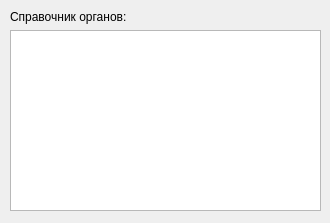
<?xml version="1.0" encoding="UTF-8"?>
<ui version="4.0">
 <class>Form</class>
 <widget class="QWidget" name="Form">
  <property name="geometry">
   <rect>
    <x>0</x>
    <y>0</y>
    <width>330</width>
    <height>223</height>
   </rect>
  </property>
  <property name="windowTitle">
   <string>Form</string>
  </property>
  <widget class="QWidget" name="layoutWidget">
   <property name="geometry">
    <rect>
     <x>10</x>
     <y>10</y>
     <width>311</width>
     <height>201</height>
    </rect>
   </property>
   <layout class="QVBoxLayout" name="verticalLayout">
    <item>
     <widget class="QLabel" name="label">
      <property name="text">
       <string>Справочник органов:</string>
      </property>
     </widget>
    </item>
    <item>
     <widget class="QTableView" name="table"/>
    </item>
   </layout>
  </widget>
 </widget>
 <resources/>
 <connections/>
</ui>
